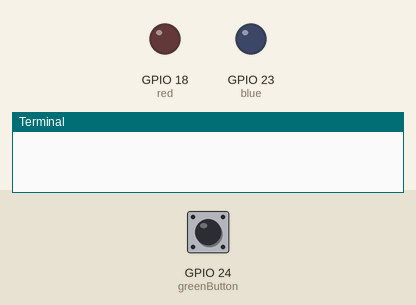
The program below on a simulated Raspberry Pi (BCM pin numbers). On the bench: output pins drawn as LEDs (lit = HIGH), the last lines printed to the terminal. The inputs (shaded band) are chosen by the test bench; at power-on: GPIO 24 (greenButton) HIGH.

Above: at 1.2 s.
1.3 s: GPIO 24 (greenButton) pulled LOW for 3 s
At 1.55 s:
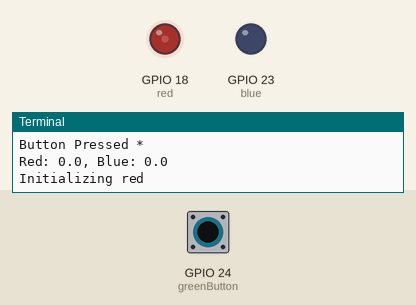
16.3 s: GPIO 24 (greenButton) pulled LOW for 3 s
At 16.59 s:
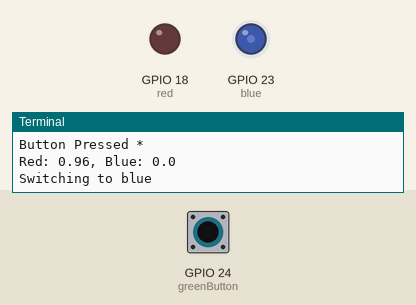
31.3 s: GPIO 24 (greenButton) driven LOW
At 38.2 s:
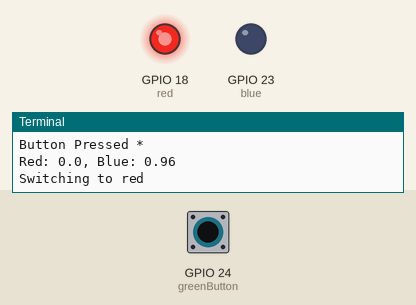
Timing chart, 0 to 52.3 s (numbered marks = the images above; inputs shaded):
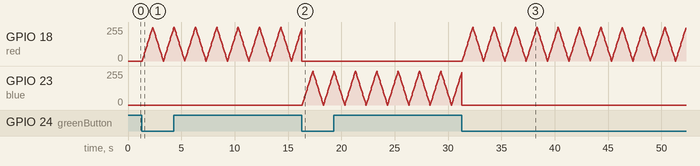

The program:

ButtonTest.py
```python
#
# ButtonTest.py - This is the Python code used to demonstrate
# the functionality of buttons and PWMLED controls from the
# gpiozero library by displaying a Red or Blue LED fading in and out.
#
# This code works with the test circuit that was built for module 5.
#
#------------------------------------------------------------------
# Change History
#------------------------------------------------------------------
# Version   |   Description
#------------------------------------------------------------------
#    1          Initial Development
#------------------------------------------------------------------

##
## Imports required to handle our Button, and our PWMLED devices
##
from gpiozero import Button, PWMLED

##
## Import required to allow us to pause for a specified length of time
##
from time import sleep

##
## DEBUG flag - boolean value to indicate whether or not to print
## status messages on the console of the program
##
DEBUG = True

##
## Our two LEDs, utilizing GPIO 18, and GPIO 23
##
red = PWMLED(18)
blue = PWMLED(23)

##
## swap - utility function used to alternate between
## the red and the blue LED
##
def swap():
    ## Only display if the DEBUG flag is set
    if(DEBUG):
        print("Button Pressed *")
        print(f"Red: {red.value}, Blue: {blue.value}")

    ##
    ## if everything is off, start red
    ##
    if(red.value == 0 and blue.value == 0):
        ## Only display if the DEBUG flag is set
        if(DEBUG):
            print('Initializing red')
        red.pulse()
    ##
    ## If red is running, switch to blue
    ##
    elif(red.value > 0):
        ## Only display if the DEBUG flag is set
        if(DEBUG):
            print('Switching to blue')
        red.off()
        blue.pulse()
    ##
    ## If blue is running, switch to red
    ##
    elif(blue.value > 0):
        ## Only display if the DEBUG flag is set
        if(DEBUG):
            print('Switching to red')
        blue.off()
        red.pulse()
    ##
    ## Catchall: switch to red
    ##
    else:
        ## Only display if the DEBUG flag is set
        if(DEBUG):
            print('Resetting to red')
        red.off()
        blue.off()
        red.pulse()

##
## Configure our button to use GPIO 24 and to execute
## the swap method when pressed.
##
greenButton = Button(24)
greenButton.when_pressed = swap

##
## Setup our loop control flag
##
repeat = True

##
## Dummy loop to run over time.
##
while repeat:
    try:
        if(greenButton.is_pressed):
            ## Only display if the DEBUG flag is set
            if(DEBUG):
                print("Button Pressed")
        sleep(20)
    except KeyboardInterrupt:
        print("Cleaning up. Exiting...")
        repeat = False
        sleep(1)
```
